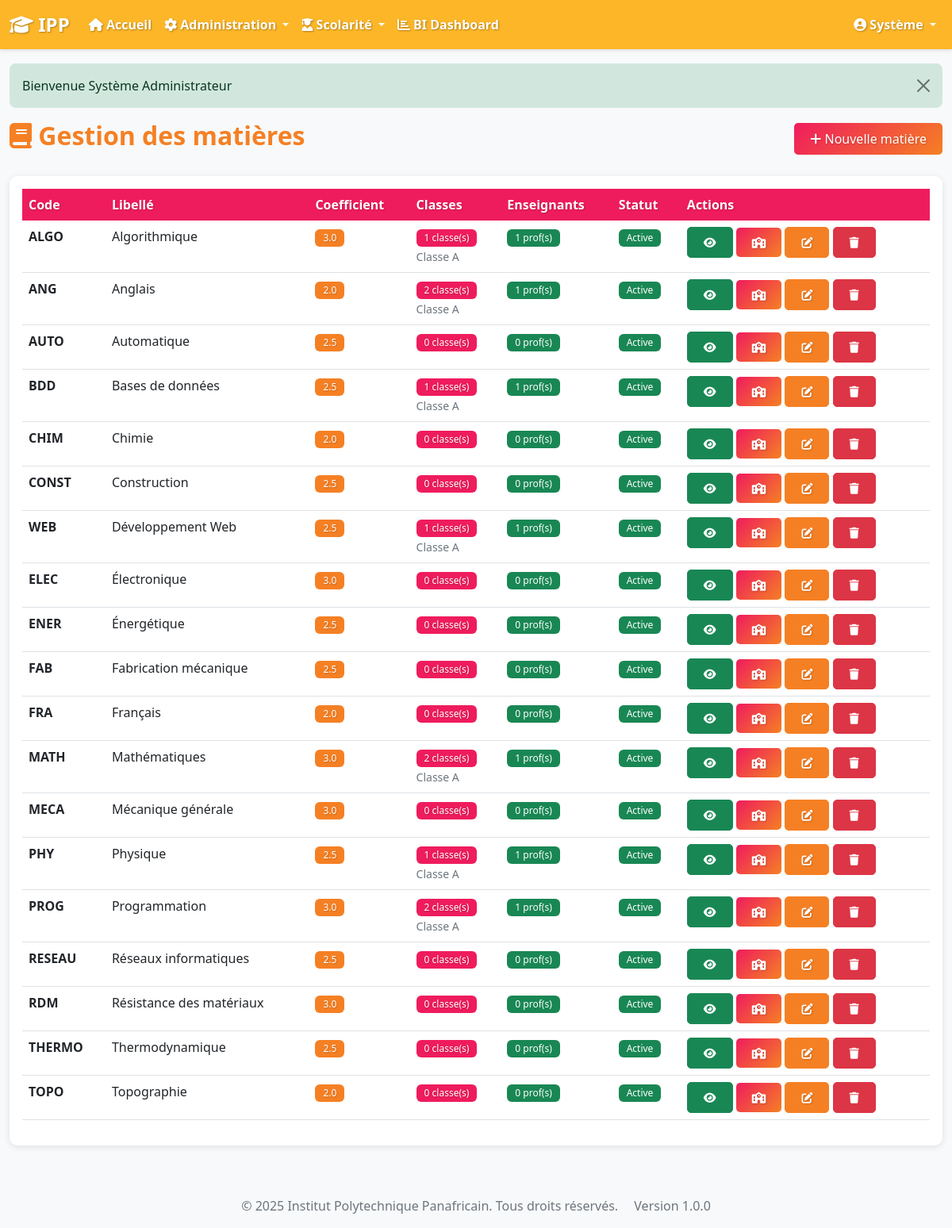
The page /admin/matieres.php (signed in) on the database its author committed.
### tables this page shows
CREATE TABLE matieres (
    id INT AUTO_INCREMENT PRIMARY KEY,
    code VARCHAR(20) UNIQUE NOT NULL,
    libelle VARCHAR(100) NOT NULL,
    coefficient DECIMAL(3,1) NOT NULL DEFAULT 1.0,
    description TEXT,
    statut ENUM('active', 'inactive') DEFAULT 'active',
    created_at TIMESTAMP DEFAULT CURRENT_TIMESTAMP
);

### includes/security.php (called while the page is built, shortened)
<?php
function escape_html($string) {
    return htmlspecialchars($string, ENT_QUOTES, 'UTF-8');
}

### admin/matieres.php (the view, shortened to what this page needs)
<?php
$db = Database::getInstance()->getConnection();
$stmt = $db->query("SELECT m.*,
                    COUNT(DISTINCT cm.classe_id) as nb_classes,
                    COUNT(DISTINCT cm.enseignant_id) as nb_enseignants,
                    GROUP_CONCAT(DISTINCT CONCAT(c.libelle) ORDER BY c.libelle SEPARATOR ', ') as classes_list,
                    GROUP_CONCAT(DISTINCT CONCAT(u.prenom, ' ', u.nom) ORDER BY u.nom SEPARATOR ', ') as enseignants_list
                    FROM matieres m
                    LEFT JOIN classe_matieres cm ON m.id = cm.matiere_id
                    LEFT JOIN classes c ON cm.classe_id = c.id
                    LEFT JOIN users u ON cm.enseignant_id = u.id
                    GROUP BY m.id
                    ORDER BY m.libelle");
$matieres = $stmt->fetchAll();
include '../includes/header.php';
?>
<div class="row">
    <div class="col-12">
        <div class="d-flex justify-content-between align-items-center mb-4">
            <h2><i class="fas fa-book"></i> Gestion des matières</h2>
            <button class="btn btn-primary" data-bs-toggle="modal" data-bs-target="#matiereModal" onclick="resetForm()">
                <i class="fas fa-plus"></i> Nouvelle matière
            </button>
        </div>
    </div>
</div>
<div class="card">
    <div class="card-body">
        <div class="table-responsive">
            <table class="table table-hover">
                <thead>
                    <tr>
                        <th>Code</th>
                        <th>Libellé</th>
                        <th>Coefficient</th>
                        <th>Classes</th>
                        <th>Enseignants</th>
                        <th>Statut</th>
                        <th>Actions</th>
                    </tr>
                </thead>
                <tbody>
                    <?php foreach ($matieres as $matiere): ?>
                    <tr>
                        <td><strong><?php echo escape_html($matiere['code']); ?></strong></td>
                        <td><?php echo escape_html($matiere['libelle']); ?></td>
                        <td><span class="badge bg-info"><?php echo $matiere['coefficient']; ?></span></td>
                        <td>
                            <span class="badge bg-primary"><?php echo $matiere['nb_classes']; ?> classe(s)</span>
                            <?php if ($matiere['classes_list']): ?>
                                <br><small class="text-muted"><?php echo escape_html($matiere['classes_list']); ?></small>
                            <?php endif; ?>
                        </td>
                        <td>
                            <span class="badge bg-success"><?php echo $matiere['nb_enseignants']; ?> prof(s)</span>
                        </td>
                        <td>
                            <span class="badge bg-<?php echo $matiere['statut'] === 'active' ? 'success' : 'secondary'; ?>">
                                <?php echo ucfirst($matiere['statut']); ?>
                            </span>
                        </td>
                        <td>
                            <a href="<?php echo BASE_URL; ?>/admin/matiere-detail.php?matiere_id=<?php echo $matiere['id']; ?>"
                               class="btn btn-sm btn-success" title="Voir les affectations">
                                <i class="fas fa-eye"></i>
                            </a>
                            <a href="<?php echo BASE_URL; ?>/admin/matiere-classes.php?matiere_id=<?php echo $matiere['id']; ?>"
                               class="btn btn-sm btn-primary" title="Gérer les classes">
                                <i class="fas fa-school"></i>
                            </a>
                            <button class="btn btn-sm btn-info" onclick="editMatiere(<?php echo htmlspecialchars(json_encode($matiere)); ?>)">
                                <i class="fas fa-edit"></i>
                            </button>
                            <form method="POST" style="display:inline;" onsubmit="return confirmDelete('Supprimer cette matière ?')">
                                <button type="submit" class="btn btn-sm btn-danger">
                                    <i class="fas fa-trash"></i>
                                </button>
                            </form>
                        </td>
                    </tr>
                    <?php endforeach; ?>
                </tbody>
            </table>
        </div>
    </div>
</div>
<?php include '../includes/footer.php'; ?>

### assets/css/style.css (style rules this page uses)
:root { --primary-color: #ef1c5d; --secondary-color: #f58024; --accent-color: #fcb628; --success-color: #28a745; --danger-color: #dc3545; --warning-color: #fcb628; --info-color: #f58024; }
body { font-family: 'Segoe UI', Tahoma, Geneva, Verdana, sans-serif; background-color: #f8f9fa; }
.card { border: none; border-radius: 10px; box-shadow: 0 2px 8px rgba(0,0,0,0.1); margin-bottom: 20px; transition: transform 0.2s; }
h1, h2, h3, h4, h5, h6 { color:#f58024; font-weight: 700; }
.table { background-color: white; }
.table thead th { background-color: #ef1c5d; color: white; border: none; font-weight: 600; text-shadow: 1px 1px 2px rgba(0,0,0,0.2); }
.btn { border-radius: 5px; padding: 8px 20px; font-weight: 500; transition: all 0.3s; }
.btn-primary { background: linear-gradient(135deg, #ef1c5d 0%, #f58024 100%); border: none; color: white; text-shadow: 1px 1px 2px rgba(0,0,0,0.2); }
.badge { padding: 5px 10px; font-weight: 500; }
.text-muted { color: #6c757d !important; }
.bg-primary { background-color: #ef1c5d !important; color: white !important; text-shadow: 1px 1px 2px rgba(0,0,0,0.2); }
.bg-info { background-color: #f58024 !important; color: white !important; text-shadow: 1px 1px 2px rgba(0,0,0,0.2); }
.btn-info { background-color: #f58024; border-color: #f58024; color: white; text-shadow: 1px 1px 2px rgba(0,0,0,0.2); }
.badge.bg-primary { background-color: #ef1c5d !important; }
.badge.bg-info { background-color: #f58024 !important; }

### rows shown on the page
matieres: code "ALGO", libelle "Algorithmique", coefficient "3.0", nb_classes "1", classes_list "Classe A", nb_enseignants "1", statut "Active"
matieres: code "ANG", libelle "Anglais", coefficient "2.0", nb_classes "2", classes_list "Classe A", nb_enseignants "1", statut "Active"
matieres: code "AUTO", libelle "Automatique", coefficient "2.5", nb_classes "0", nb_enseignants "0", statut "Active"
matieres: code "BDD", libelle "Bases de données", coefficient "2.5", nb_classes "1", classes_list "Classe A", nb_enseignants "1", statut "Active"
matieres: code "CHIM", libelle "Chimie", coefficient "2.0", nb_classes "0", nb_enseignants "0", statut "Active"
matieres: code "CONST", libelle "Construction", coefficient "2.5", nb_classes "0", nb_enseignants "0", statut "Active"
matieres: code "WEB", libelle "Développement Web", coefficient "2.5", nb_classes "1", classes_list "Classe A", nb_enseignants "1", statut "Active"
matieres: code "ELEC", libelle "Électronique", coefficient "3.0", nb_classes "0", nb_enseignants "0", statut "Active"
matieres: code "ENER", libelle "Énergétique", coefficient "2.5", nb_classes "0", nb_enseignants "0", statut "Active"
matieres: code "FAB", libelle "Fabrication mécanique", coefficient "2.5", nb_classes "0", nb_enseignants "0", statut "Active"
matieres: code "FRA", libelle "Français", coefficient "2.0", nb_classes "0", nb_enseignants "0", statut "Active"
matieres: code "MATH", libelle "Mathématiques", coefficient "3.0", nb_classes "2", classes_list "Classe A", nb_enseignants "1", statut "Active"
matieres: code "MECA", libelle "Mécanique générale", coefficient "3.0", nb_classes "0", nb_enseignants "0", statut "Active"
matieres: code "PHY", libelle "Physique", coefficient "2.5", nb_classes "1", classes_list "Classe A", nb_enseignants "1", statut "Active"
matieres: code "PROG", libelle "Programmation", coefficient "3.0", nb_classes "2", classes_list "Classe A", nb_enseignants "1", statut "Active"
matieres: code "RESEAU", libelle "Réseaux informatiques", coefficient "2.5", nb_classes "0", nb_enseignants "0", statut "Active"
matieres: code "RDM", libelle "Résistance des matériaux", coefficient "3.0", nb_classes "0", nb_enseignants "0", statut "Active"
matieres: code "THERMO", libelle "Thermodynamique", coefficient "2.5", nb_classes "0", nb_enseignants "0", statut "Active"
matieres: code "TOPO", libelle "Topographie", coefficient "2.0", nb_classes "0", nb_enseignants "0", statut "Active"

### other values the page prints
APP_SHORT_NAME "IPP"
$current_user['prenom'] "Système"
$flash['message'] "Bienvenue Système Administrateur"
APP_NAME "Institut Polytechnique Panafricain"
APP_VERSION "1.0.0"
